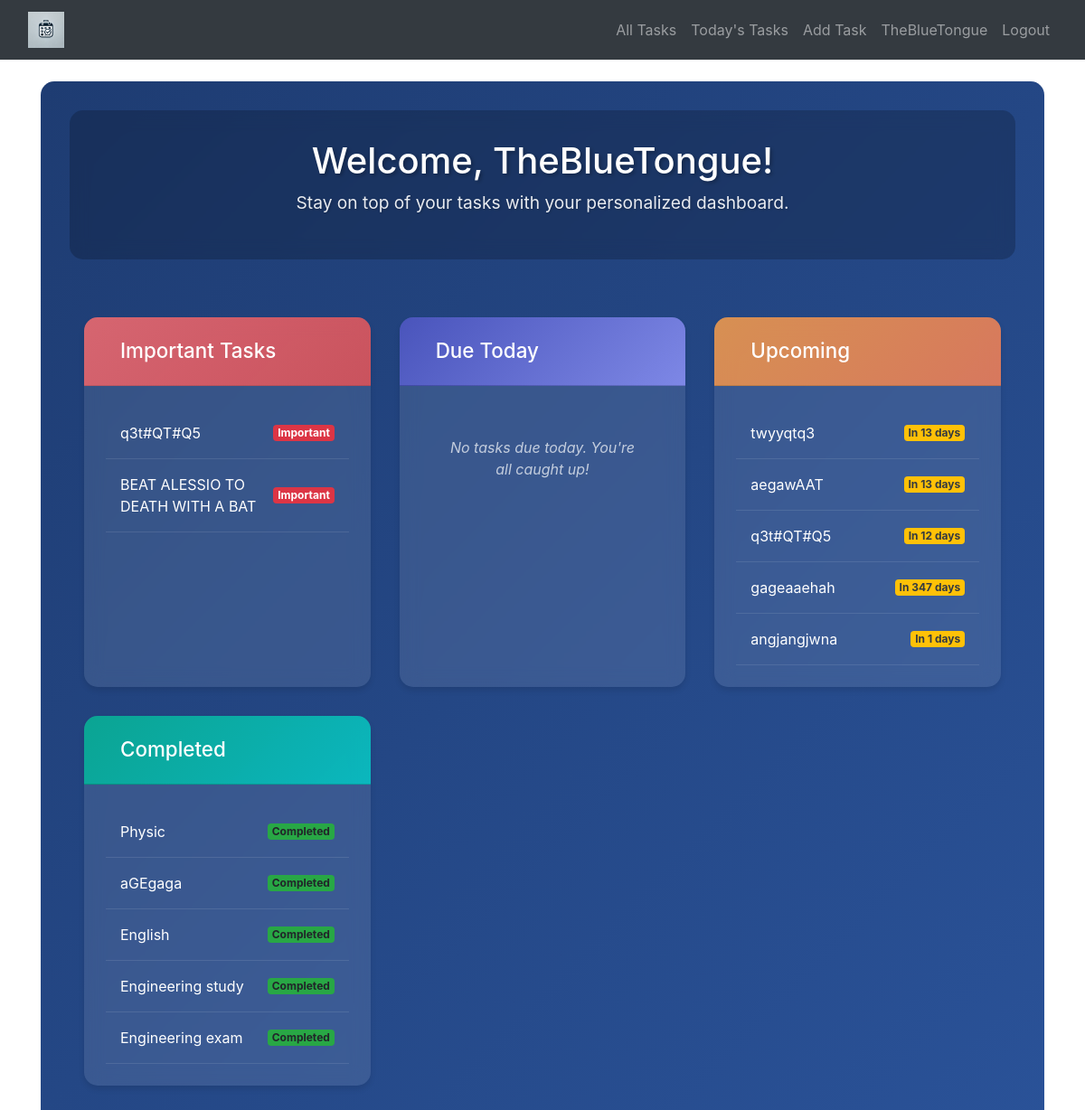
The page /dashboard (signed in) on the database as committed earlier.
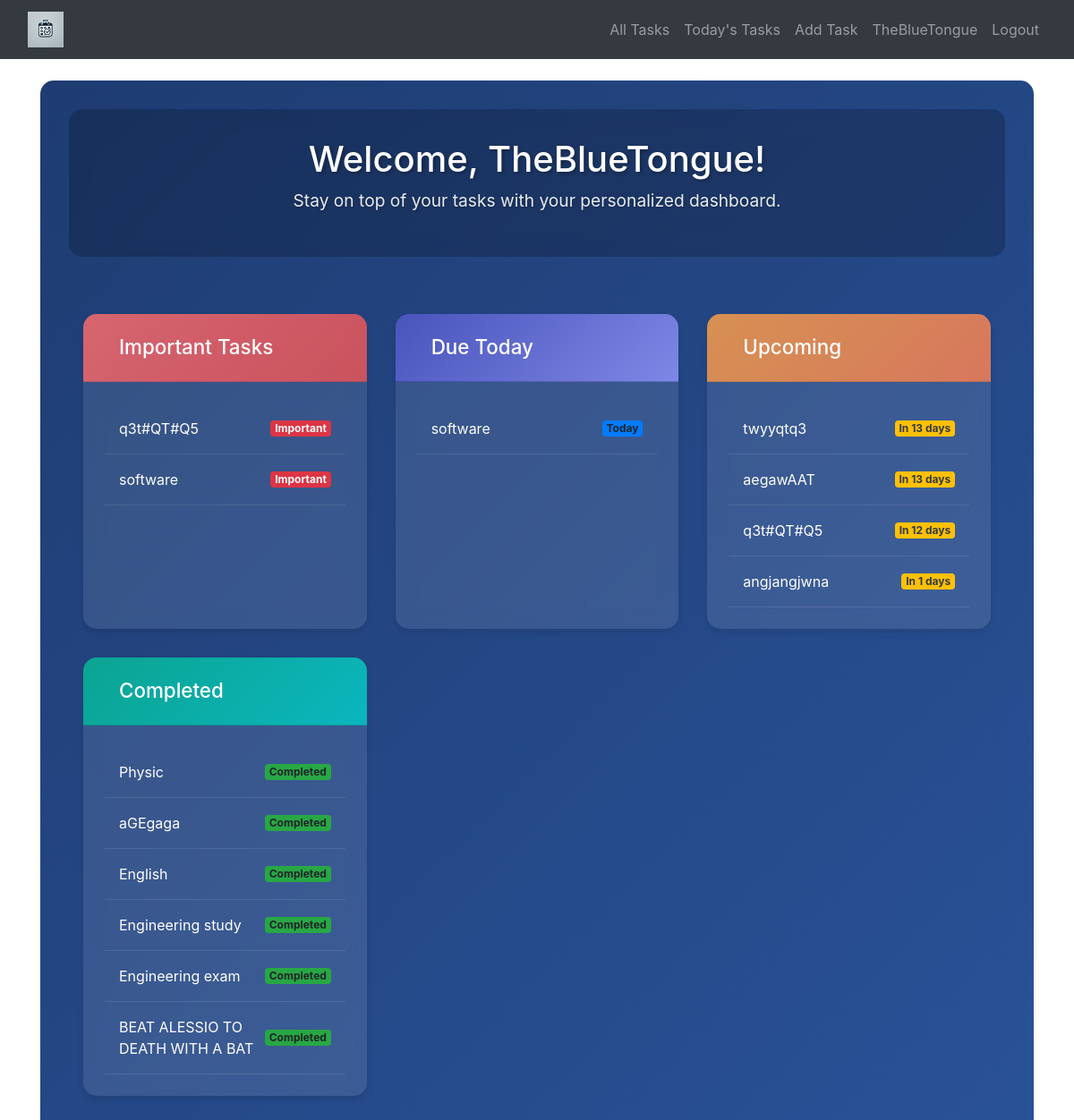
The same page on the database as committed later.
### database_setup.py (models this page shows)
class User(Base, UserMixin):
    __tablename__ = 'users'
    id = Column(Integer, primary_key=True)
    username = Column(String(150), unique=True, nullable=False)
    password = Column(String(150), nullable=False)
    tasks = relationship('Task', back_populates='owner')

class Task(Base):
    __tablename__ = 'tasks'
    id = Column(Integer, primary_key=True)
    title = Column(String(150), nullable=False)
    category = Column(String(50), nullable=False)
    description = Column(String(500), nullable=True)
    due_date = Column(Date, nullable=True)
    is_complete = Column(Boolean, default=False)
    user_id = Column(Integer, ForeignKey('users.id'), nullable=False)
    important = Column(Boolean, default=False)  # New column
    owner = relationship('User', back_populates='tasks')
    created_at = Column(DateTime, default=datetime.utcnow)  # Automatically set the current timestamp on task creation

### app.py (the view)
@app.route('/dashboard')
@login_required
def dashboard():
    session = SessionLocal()
    try:
        tasks = session.query(Task).filter_by(user_id=current_user.id).all()
        important_tasks = [task for task in tasks if task.important and not task.is_complete]
        tasks_due_today = [
            task for task in tasks
            if task.due_date and task.due_date == datetime.utcnow().date()
        ]
        upcoming_tasks = [
            task for task in tasks
            if task.due_date and task.due_date > datetime.utcnow().date() and not task.is_complete
        ]
        completed_tasks = [task for task in tasks if task.is_complete]
        today = datetime.utcnow().date()
        for task in upcoming_tasks:
            task.days_until_due = (task.due_date - today).days
    finally:
        session.close()  # Ensure session is closed even if an error occurs
    return render_template(
        'dashboard.html',
        important_tasks=important_tasks,
        tasks_due_today=tasks_due_today,
        upcoming_tasks=upcoming_tasks,
        completed_tasks=completed_tasks
    )

### app.py (called while the page is built)
@login_manager.user_loader
def load_user(user_id):
    session = SessionLocal()
    user = session.query(User).get(int(user_id))
    session.close()
    return user

### templates/dashboard.html (shortened to what this page needs)
{% extends 'base.html' %}
{% block content %}
<div class="dashboard-container">
    <header class="dashboard-header fade-in">
        <h1>Welcome, {{ current_user.username }}!</h1>
        <p class="subtitle">Stay on top of your tasks with your personalized dashboard.</p>
    </header>
    <div class="dashboard-grid">
        <div class="dashboard-card slide-up" style="--delay: 0.1s">
            <div class="card-header gradient-red">
                <h2>Important Tasks</h2>
            </div>
            <div class="card-body">
                {% if important_tasks %}
                    <ul class="task-list">
                        {% for task in important_tasks %}
                            <li class="task-item">
                                <a href="{{ url_for('task_detail', task_id=task.id) }}">{{ task.title }}</a>
                                <span class="badge badge-danger">Important</span>
                            </li>
                        {% endfor %}
                    </ul>
                {% else %}
                    <p class="empty-state">No important tasks. Stay ahead by marking some tasks as important!</p>
                {% endif %}
            </div>
        </div>
        <div class="dashboard-card slide-up" style="--delay: 0.2s">
            <div class="card-header gradient-blue">
                <h2>Due Today</h2>
            </div>
            <div class="card-body">
                {% if tasks_due_today %}
                    <ul class="task-list">
                        {% for task in tasks_due_today %}
                            <li class="task-item">
                                <a href="{{ url_for('task_detail', task_id=task.id) }}">{{ task.title }}</a>
                                <span class="badge bg-primary">Today</span>
                            </li>
                        {% endfor %}
                    </ul>
                {% else %}
                    <p class="empty-state">No tasks due today. You're all caught up!</p>
                {% endif %}
            </div>
        </div>
        <div class="dashboard-card slide-up" style="--delay: 0.3s">
            <div class="card-header gradient-orange">
                <h2>Upcoming</h2>
            </div>
            <div class="card-body">
                {% if upcoming_tasks %}
                    <ul class="task-list">
                        {% for task in upcoming_tasks %}
                            <li class="task-item">
                                <a href="{{ url_for('task_detail', task_id=task.id) }}">{{ task.title }}</a>
                                <span class="badge bg-warning text-dark">In {{ task.days_until_due }} days</span>
                            </li>
                        {% endfor %}
                    </ul>
                {% else %}
                    <p class="empty-state">No upcoming tasks. Great job staying ahead!</p>
                {% endif %}
            </div>
        </div>
        <div class="dashboard-card slide-up" style="--delay: 0.4s">
            <div class="card-header gradient-green">
                <h2>Completed</h2>
            </div>
            <div class="card-body">
                {% if completed_tasks %}
                    <ul class="task-list">
                        {% for task in completed_tasks %}
                            <li class="task-item">
                                <a href="{{ url_for('task_detail', task_id=task.id)}}">{{ task.title }}</a>
                                <span class="badge bg-success">Completed</span>
                            </li>
                        {% endfor %}
                    </ul>
                {% else %}
                    <p class="empty-state">No completed tasks yet. Start checking them off!</p>
                {% endif %}
            </div>
        </div>
    </div>
</div>
{% endblock %}

### templates/base.html (shortened to what this page needs)
<!DOCTYPE html>
<html lang="en">
<head>
    <link rel="stylesheet" href="https://stackpath.bootstrapcdn.com/bootstrap/4.5.2/css/bootstrap.min.css">
    <link rel="stylesheet" href="{{ url_for('static', filename='styles.css') }}">
</head>
<body>
    <nav class="navbar navbar-expand-lg navbar-dark bg-dark">
        <div class="container-fluid">
            <a class="navbar-brand" href="{{ url_for('dashboard') }}">
                <img src="{{ url_for('static', filename='images/logo.webp') }}" alt="Saintly Scheduler Logo" style="height: 40px; border: none;">
            </a>
            <ul class="navbar-nav ml-auto">
                {% if current_user.is_authenticated %}
                    <div class="navbar-nav">
                        <a class="nav-link {% if request.endpoint == 'tasks' %}active{% endif %}" href="{{ url_for('tasks') }}">All Tasks</a>
                        <a class="nav-link {% if request.endpoint == 'todays_tasks' %}active{% endif %}" href="{{ url_for('todays_tasks') }}">Today's Tasks</a>
                        <a class="nav-link {% if request.endpoint == 'add_task' %}active{% endif %}" href="{{ url_for('add_task') }}">Add Task</a>
                    </div>
                    <li class="nav-item">
                        <a class="nav-link {% if request.endpoint == 'user_profile' %}active{% endif %}" href="{{ url_for('user_profile') }}">
                            {{ current_user.username }}
                        </a>
                    </li>
                    <li class="nav-item">
                        <a class="nav-link" href="{{ url_for('logout') }}">Logout</a>
                    </li>
                {% endif %}
            </ul>
        </div>
    </nav>
    <div class="container mt-4">
        {% block content %}{% endblock %}
    </div>
</body>
</html>

### templates/dashboard.html (style rules this page uses)
.dashboard-container { padding: 2rem; max-width: 1400px; margin: 0 auto; background: linear-gradient(135deg, #1e3c72 0%, #2a5298 100%); min-height: 100vh; border-radius: 15px; }
.dashboard-header { text-align: center; margin-bottom: 3rem; padding: 2rem; background: rgba(0, 0, 0, 0.2); border-radius: 15px; backdrop-filter: blur(10px); }
.dashboard-header h1 { font-size: 2.5rem; color: #ffffff; margin-bottom: 0.5rem; text-shadow: 2px 2px 4px rgba(0, 0, 0, 0.3); }
.subtitle { color: #ffffff; font-size: 1.2rem; opacity: 0.9; text-shadow: 1px 1px 3px rgba(0, 0, 0, 0.3); }
.dashboard-grid { display: grid; grid-template-columns: repeat(auto-fit, minmax(300px, 1fr)); gap: 2rem; padding: 1rem; }
.dashboard-card { background: rgba(255, 255, 255, 0.1); border-radius: 15px; box-shadow: 0 4px 6px rgba(0, 0, 0, 0.1); transition: transform 0.3s ease, box-shadow 0.3s ease; overflow: hidden; opacity: 0; animation: slideUp 0.5s ease forwards; animation-delay: var(--delay); backdrop-filter: blur(10px); }
.card-header { padding: 1.5rem; color: white; display: flex; align-items: center; gap: 1rem; }
.card-header h2 { margin: 0; font-size: 1.4rem; }
.card-body { padding: 1.5rem; }
.task-list { list-style: none; padding: 0; margin: 0; }
.task-item { padding: 1rem; border-bottom: 1px solid rgba(255, 255, 255, 0.1); display: flex; justify-content: space-between; align-items: center; transition: background-color 0.2s ease; }
.task-item a { color: #ffffff; text-decoration: none; }
.gradient-red { background: linear-gradient(135deg, rgba(255, 107, 107, 0.8) 0%, rgba(238, 82, 83, 0.8) 100%); }
.gradient-blue { background: linear-gradient(135deg, rgba(78, 84, 200, 0.8) 0%, rgba(143, 148, 251, 0.8) 100%); }
.gradient-orange { background: linear-gradient(135deg, rgba(255, 159, 67, 0.8) 0%, rgba(255, 127, 80, 0.8) 100%); }
.gradient-green { background: linear-gradient(135deg, rgba(0, 184, 148, 0.8) 0%, rgba(0, 206, 201, 0.8) 100%); }
.fade-in { animation: fadeIn 0.8s ease forwards; }
.slide-up { opacity: 0; animation: slideUp 0.5s ease forwards; animation-delay: var(--delay); }

Rows that differ between the two databases and show on the page:
removed Task: title "gageaaehah", days_until_due "347", shown under "Upcoming"
added Task: title "software"
changed Task "BEAT ALESSIO TO DEATH WITH A BAT": moves from the list under "Important Tasks" to the list under "Completed"
Other text that changed with them:
text no longer shown: "No tasks due today. You're all caught up!"
